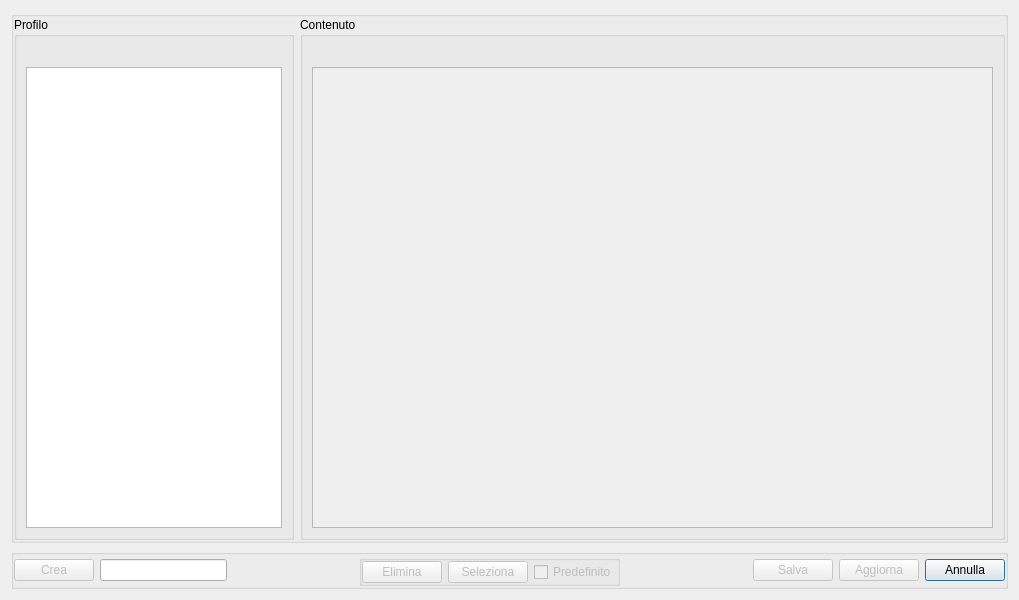
<?xml version="1.0" encoding="UTF-8"?>
<ui version="4.0">
 <class>Profiles</class>
 <widget class="QDialog" name="Profiles">
  <property name="windowModality">
   <enum>Qt::ApplicationModal</enum>
  </property>
  <property name="geometry">
   <rect>
    <x>0</x>
    <y>0</y>
    <width>1019</width>
    <height>600</height>
   </rect>
  </property>
  <property name="sizePolicy">
   <sizepolicy hsizetype="Minimum" vsizetype="Minimum">
    <horstretch>0</horstretch>
    <verstretch>0</verstretch>
   </sizepolicy>
  </property>
  <property name="minimumSize">
   <size>
    <width>900</width>
    <height>600</height>
   </size>
  </property>
  <property name="windowTitle">
   <string>Profili</string>
  </property>
  <layout class="QVBoxLayout" name="verticalLayout">
   <item>
    <widget class="QGroupBox" name="groupBoxZero">
     <property name="sizePolicy">
      <sizepolicy hsizetype="MinimumExpanding" vsizetype="Minimum">
       <horstretch>0</horstretch>
       <verstretch>0</verstretch>
      </sizepolicy>
     </property>
     <property name="title">
      <string/>
     </property>
     <layout class="QGridLayout" name="gridLayout">
      <property name="leftMargin">
       <number>0</number>
      </property>
      <property name="topMargin">
       <number>0</number>
      </property>
      <property name="rightMargin">
       <number>0</number>
      </property>
      <property name="bottomMargin">
       <number>0</number>
      </property>
      <item row="0" column="1">
       <widget class="QGroupBox" name="groupBoxContent">
        <property name="sizePolicy">
         <sizepolicy hsizetype="Minimum" vsizetype="Minimum">
          <horstretch>3</horstretch>
          <verstretch>0</verstretch>
         </sizepolicy>
        </property>
        <property name="title">
         <string>Contenuto</string>
        </property>
        <layout class="QVBoxLayout" name="verticalLayout_2">
         <property name="topMargin">
          <number>30</number>
         </property>
         <item>
          <widget class="QTextEdit" name="textEdit">
           <property name="enabled">
            <bool>false</bool>
           </property>
           <property name="sizePolicy">
            <sizepolicy hsizetype="Minimum" vsizetype="Minimum">
             <horstretch>0</horstretch>
             <verstretch>0</verstretch>
            </sizepolicy>
           </property>
           <property name="font">
            <font>
             <family>Fixedsys</family>
            </font>
           </property>
           <property name="autoFormatting">
            <set>QTextEdit::AutoAll</set>
           </property>
           <property name="readOnly">
            <bool>false</bool>
           </property>
          </widget>
         </item>
        </layout>
       </widget>
      </item>
      <item row="0" column="0">
       <widget class="QGroupBox" name="groupBoxProfile">
        <property name="sizePolicy">
         <sizepolicy hsizetype="Minimum" vsizetype="Minimum">
          <horstretch>1</horstretch>
          <verstretch>0</verstretch>
         </sizepolicy>
        </property>
        <property name="title">
         <string>Profilo</string>
        </property>
        <layout class="QVBoxLayout" name="verticalLayout_3">
         <property name="topMargin">
          <number>30</number>
         </property>
         <property name="bottomMargin">
          <number>9</number>
         </property>
         <item>
          <widget class="QTreeView" name="treeView">
           <property name="sizePolicy">
            <sizepolicy hsizetype="Minimum" vsizetype="Minimum">
             <horstretch>0</horstretch>
             <verstretch>0</verstretch>
            </sizepolicy>
           </property>
          </widget>
         </item>
        </layout>
       </widget>
      </item>
     </layout>
    </widget>
   </item>
   <item>
    <widget class="QGroupBox" name="groupBoxZeroMainButtons">
     <property name="sizePolicy">
      <sizepolicy hsizetype="Minimum" vsizetype="Maximum">
       <horstretch>0</horstretch>
       <verstretch>0</verstretch>
      </sizepolicy>
     </property>
     <property name="title">
      <string/>
     </property>
     <layout class="QHBoxLayout" name="horizontalLayout">
      <property name="leftMargin">
       <number>0</number>
      </property>
      <property name="topMargin">
       <number>0</number>
      </property>
      <property name="rightMargin">
       <number>0</number>
      </property>
      <property name="bottomMargin">
       <number>0</number>
      </property>
      <item>
       <widget class="QPushButton" name="pushButtonCreateProfile">
        <property name="enabled">
         <bool>false</bool>
        </property>
        <property name="sizePolicy">
         <sizepolicy hsizetype="Maximum" vsizetype="Fixed">
          <horstretch>0</horstretch>
          <verstretch>0</verstretch>
         </sizepolicy>
        </property>
        <property name="text">
         <string>Crea</string>
        </property>
       </widget>
      </item>
      <item>
       <widget class="QLineEdit" name="lineEditNewProfile"/>
      </item>
      <item>
       <spacer name="horizontalSpacer_2">
        <property name="orientation">
         <enum>Qt::Horizontal</enum>
        </property>
        <property name="sizeHint" stdset="0">
         <size>
          <width>40</width>
          <height>20</height>
         </size>
        </property>
       </spacer>
      </item>
      <item>
       <widget class="QGroupBox" name="groupBoxZeroSelect">
        <property name="enabled">
         <bool>false</bool>
        </property>
        <property name="title">
         <string/>
        </property>
        <layout class="QHBoxLayout" name="horizontalLayout_2">
         <property name="leftMargin">
          <number>0</number>
         </property>
         <property name="topMargin">
          <number>0</number>
         </property>
         <property name="rightMargin">
          <number>0</number>
         </property>
         <property name="bottomMargin">
          <number>0</number>
         </property>
         <item>
          <widget class="QPushButton" name="pushButtonRemove">
           <property name="text">
            <string>Elimina</string>
           </property>
          </widget>
         </item>
         <item>
          <widget class="QPushButton" name="pushButtonSelect">
           <property name="sizePolicy">
            <sizepolicy hsizetype="Maximum" vsizetype="Fixed">
             <horstretch>0</horstretch>
             <verstretch>0</verstretch>
            </sizepolicy>
           </property>
           <property name="cursor">
            <cursorShape>PointingHandCursor</cursorShape>
           </property>
           <property name="text">
            <string>Seleziona</string>
           </property>
          </widget>
         </item>
         <item>
          <widget class="QCheckBox" name="checkBoxDefault">
           <property name="sizePolicy">
            <sizepolicy hsizetype="Maximum" vsizetype="Fixed">
             <horstretch>0</horstretch>
             <verstretch>0</verstretch>
            </sizepolicy>
           </property>
           <property name="cursor">
            <cursorShape>PointingHandCursor</cursorShape>
           </property>
           <property name="text">
            <string>Predefinito</string>
           </property>
          </widget>
         </item>
        </layout>
       </widget>
      </item>
      <item>
       <spacer name="horizontalSpacer">
        <property name="orientation">
         <enum>Qt::Horizontal</enum>
        </property>
        <property name="sizeHint" stdset="0">
         <size>
          <width>40</width>
          <height>20</height>
         </size>
        </property>
       </spacer>
      </item>
      <item>
       <widget class="QPushButton" name="pushButtonSave">
        <property name="enabled">
         <bool>false</bool>
        </property>
        <property name="cursor">
         <cursorShape>PointingHandCursor</cursorShape>
        </property>
        <property name="text">
         <string>Salva</string>
        </property>
       </widget>
      </item>
      <item>
       <widget class="QPushButton" name="pushButtonUpdate">
        <property name="enabled">
         <bool>false</bool>
        </property>
        <property name="text">
         <string>Aggiorna</string>
        </property>
       </widget>
      </item>
      <item>
       <widget class="QPushButton" name="pushButtonCancel">
        <property name="sizePolicy">
         <sizepolicy hsizetype="Maximum" vsizetype="Fixed">
          <horstretch>0</horstretch>
          <verstretch>0</verstretch>
         </sizepolicy>
        </property>
        <property name="cursor">
         <cursorShape>PointingHandCursor</cursorShape>
        </property>
        <property name="text">
         <string>Annulla</string>
        </property>
        <property name="default">
         <bool>true</bool>
        </property>
       </widget>
      </item>
     </layout>
    </widget>
   </item>
  </layout>
 </widget>
 <resources/>
 <connections/>
</ui>
